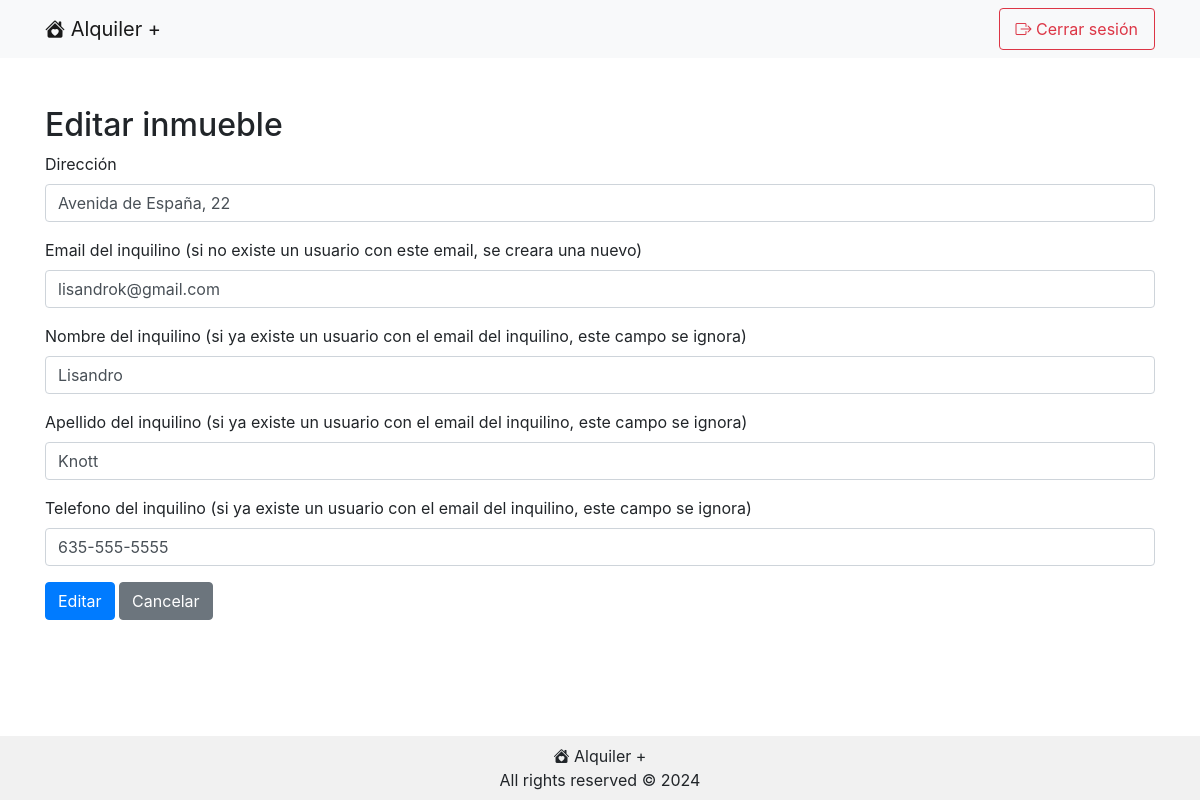
Page /ce_inmueble.php?inmuebleId=8 (signed in) on the committed database.
### tables this page shows
CREATE TABLE `inmuebles` (
  `id` int(11) NOT NULL,
  `direccion` text NOT NULL,
  `propietario_usuario_id` int(11) NOT NULL,
  `inquilino_usuario_id` int(11) NOT NULL
);

CREATE TABLE `usuarios` (
  `id` int(11) NOT NULL,
  `nombre` tinytext NOT NULL,
  `apellido` tinytext NOT NULL,
  `email` varchar(255) NOT NULL,
  `contrasena_hash` text NOT NULL,
  `telefono` tinytext NOT NULL,
  `vencimiento_subscripcion` date NOT NULL DEFAULT current_timestamp(),
  `es_administrador` tinyint(1) NOT NULL DEFAULT 0
);

### class/Conexion.php (called while the page is built, shortened)
<?php
class Conexion {
    private static $host;
    private static $username;
    private static $password;
    private static $db;
    private static $dsn;
    private static $conexion = null;
    private static function inicializar() {
        if (self::$conexion === null) {
            self::$host = DB_HOST;
            self::$db = DB_NAME;
            self::$username = DB_USERNAME;
            self::$password = DB_PASSWORD;
            self::$dsn = "mysql:host=" . self::$host . ";dbname=" . self::$db . ";charset=utf8mb4";
            try {
                self::$conexion = new PDO(self::$dsn, self::$username, self::$password);
                self::$conexion->setAttribute(PDO::ATTR_ERRMODE, PDO::ERRMODE_EXCEPTION);
            } catch (PDOException $ex) {
                die("Error en la conexión con la bbdd: mensaje: " . $ex->getMessage());
            }
            return self::$conexion;
        }
    }
    public static function consulta($sql) {
        try {
            $stmt = self::$conexion->prepare($sql);
            $stmt->execute();
            $resultado = $stmt->fetchAll(PDO::FETCH_ASSOC);
            return $resultado;
        } catch (PDOException $ex) {
            die("Fallo la query: " . $ex->getMessage());
        }
    }
}

### class/Inmueble.php (called while the page is built, shortened)
<?php
class Inmueble {
    private $direccion;
    private $inquilino;
    public function __construct($direccion, $inquilino, $incidencias, $id=null, $usuario=null) {
        if ($id != null) {
            $this->direccion = $direccion;
            $this->inquilino = $inquilino;
        } else if ($id === null) {
            if ($inquilino == null) {
                Conexion::consulta("INSERT INTO inmuebles (direccion, propietario_usuario_id) VALUES ('".$direccion."', ".$usuario->getId().")");
            } else {
                Conexion::consulta("INSERT INTO inmuebles (direccion, propietario_usuario_id, inquilino_usuario_id) VALUES ('".$direccion."', ".$usuario->getId().", ". $inquilino->getId() . ")");
            }
        }
    }
    public function getDireccion() {
        return $this->direccion;
    }
    public function getInquilino() {
        return $this->inquilino;
    }
    public static function obtenerInmuebleExistente($id) {
        $consulta = Conexion::consulta("SELECT id, tipo, titulo, descripcion, estado, usuario_id, fecha_y_hora FROM incidencias WHERE inmueble_id=" . $id);
        $incidencias = [];
        foreach($consulta as $fila) {
            $incidencia = Incidencia::obtenerIncidenciaExistente($fila["id"]);
            $incidencias[] = $incidencia;
            }
        $consulta = Conexion::consulta("SELECT id, direccion, inquilino_usuario_id FROM inmuebles WHERE id=" . $id);
        foreach ($consulta as $fila) {
            $inmueble = new Inmueble($fila['direccion'], Usuario::obtenerUsuarioExistente($fila['inquilino_usuario_id']), $incidencias, $fila['id']);
        }
        return $inmueble;
    }
}

### class/Incidencia.php (called while the page is built, shortened)
<?php
class Incidencia {
    public static function obtenerIncidenciaExistente($id){
        $consulta = Conexion::consulta("SELECT id, tipo, titulo, descripcion, estado, fecha_y_hora FROM incidencias WHERE id=" . $id);
        $incidencia = null;
        foreach ($consulta as $fila) {
            $incidencia = new Incidencia($fila['id'], $fila['tipo'], $fila['titulo'], $fila['descripcion'], $fila['estado'], $fila['fecha_y_hora']);
        }
        return $incidencia;
    }
}

### class/Usuario.php (called while the page is built, shortened)
<?php
class Usuario {
    private $nombre;
    private $apellido;
    private $email;
    private $telefono;
    public function __construct($nombre, $apellido, $email, $contrasenaHash, $telefono, $vencimientoSubscripcion=null, $esAdministrador=0, $inmuebles=null, $id=null) {
        if ($id != null) {
            $this->nombre = $nombre;
            $this->apellido = $apellido;
            $this->email = $email;
            $this->telefono = $telefono;
        } else if ($id === null) {
            Conexion::consulta("INSERT INTO usuarios (nombre, apellido, email, contrasena_hash, telefono, vencimiento_subscripcion, es_administrador) VALUES ('".$nombre."', '".$apellido."', '".$email."', '".$contrasenaHash."', '".$telefono."', DATE_ADD(CURDATE(), INTERVAL 10 DAY), 0)");
        }
    }
    public function getNombre() {
        return $this->nombre;
    }
    public function getApellido() {
        return $this->apellido;
    }
    public function getEmail() {
        return $this->email;
    }
    public function getTelefono() {
        return $this->telefono;
    }
    public static function obtenerUsuarioExistente($id) {
        $usuario = null;
        $consulta = Conexion::consulta("SELECT id, direccion, inquilino_usuario_id FROM inmuebles WHERE propietario_usuario_id=" . $id);
        $inmuebles = [];
        foreach ($consulta as $fila) {
            $inmueble = Inmueble::obtenerInmuebleExistente($fila["id"]);
            $inmuebles[] = $inmueble;
        }
        $consulta = Conexion::consulta("SELECT id, nombre, apellido, email, contrasena_hash, telefono, vencimiento_subscripcion, es_administrador FROM usuarios WHERE id=" . $id);
        foreach ($consulta as $fila) {
            $usuario = new Usuario($fila['nombre'], $fila['apellido'], $fila['email'], $fila['contrasena_hash'], $fila['telefono'], $fila['vencimiento_subscripcion'], $fila['es_administrador'], $inmuebles, $fila['id']);
        }
        return $usuario;
    }
}

### public/ce_inmueble.php (the view, shortened to what this page needs)
<?php
$usuario = Usuario::obtenerUsuarioExistente($_SESSION['usuarioId']);
if ($_SERVER['REQUEST_METHOD'] === 'GET') {
    $edicion = false;
    if(isset($_GET['inmuebleId'])) {
        $inmuebleId = $_GET['inmuebleId'];
        $inmueble = Inmueble::obtenerInmuebleExistente($inmuebleId);
        $edicion = true;
    }
}
?>
<!DOCTYPE html>
<html lang="es">
    <head>
<?php require '../include/head.php' ?>
    </head>
    <body>
        <?php require '../include/nav.php'; ?>
        <div class="contenido container mt-5">
            <h2><?php echo ($edicion)? "Editar " : "Crear nuevo " ?>inmueble</h2>
            <form action="ce_inmueble.php" method="POST">
                <div class="form-group">
                    <label for="direccion">Direcci&oacute;n</label>
                    <input type="text" name="direccion" id="direccion" class="form-control" <?php echo ($edicion)? "value='". $inmueble->getDireccion() ."'" : ""?>required>
                </div>
                <div class="form-group">
                    <label for="emailInquilino">Email del inquilino (si no existe un usuario con este email, se creara una nuevo)</label>
                    <input type="text" name="emailInquilino" id="emailInquilino" class="form-control" <?php echo ($edicion && !is_null($inmueble->getInquilino())) ? "value='". $inmueble->getInquilino()->getEmail() ."'" : ""?>>
                </div>
                <div class="form-group">
                    <label for="nombreInquilino">Nombre del inquilino (si ya existe un usuario con el email del inquilino, este campo se ignora)</label>
                    <input type="text" name="nombreInquilino" id="nombreInquilino" class="form-control" <?php echo ($edicion && !is_null($inmueble->getInquilino()))? "value='". $inmueble->getInquilino()->getNombre() ."'" : ""?>>
                </div>
                <div class="form-group">
                    <label for="apellidoInquilino">Apellido del inquilino (si ya existe un usuario con el email del inquilino, este campo se ignora)</label>
                    <input type="text" name="apellidoInquilino" id="apellidoInquilino" class="form-control" <?php echo ($edicion && !is_null($inmueble->getInquilino()))? "value='". $inmueble->getInquilino()->getApellido() ."'" : ""?>>
                </div>
                <div class="form-group">
                    <label for="telefonoInquilino">Telefono del inquilino (si ya existe un usuario con el email del inquilino, este campo se ignora)</label>
                    <input type="text" name="telefonoInquilino" id="telefonoInquilino" class="form-control" <?php echo ($edicion && !is_null($inmueble->getInquilino()))? "value='". $inmueble->getInquilino()->getTelefono() ."'" : ""?>>
                </div>
                <button type="submit" class="btn btn-primary"><?php echo ($edicion)? "Editar" : "Crear"?></button>
                <a href="tablero.php" class="btn btn-secondary">Cancelar</a>
            </form>
    </div>
<?php require '../include/footer.php' ?>
    </body>
</html>

### public/css/estilos.css (style rules this page uses)
body { display: flex; flex-direction: column; min-height: 100vh; }

### rows in the picture
inmuebles: direccion "Avenida de España, 22"
usuarios: emailInquilino "lisandrok@gmail.com", nombreInquilino "Lisandro", apellidoInquilino "Knott", telefonoInquilino "635-555-5555"
